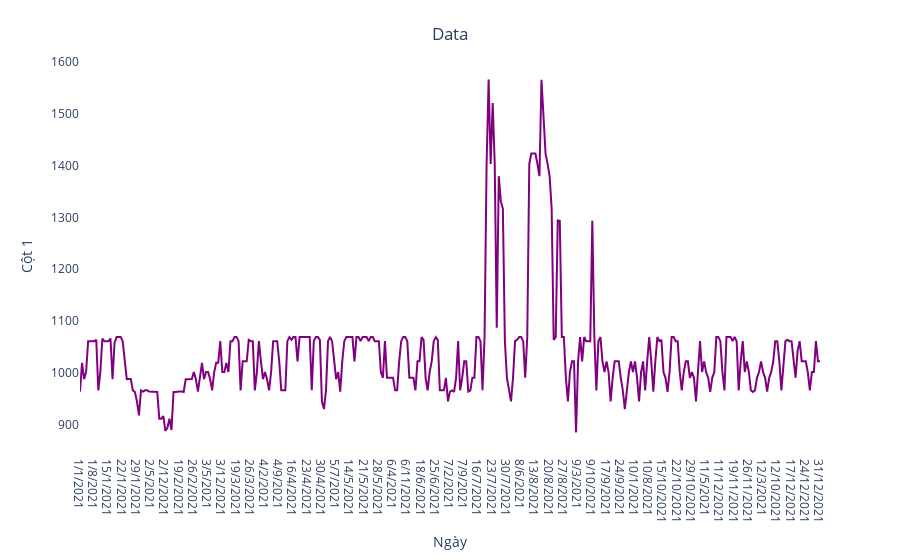

Here is the notebook cell this chart was saved with:
### Code cell
import plotly.express as px
fig = px.line(y=df['4'], x=df['Ngày'])
fig.update_traces(line_color='purple') 
fig.update_layout(xaxis_title="Ngày", 
                  yaxis_title="Cột 1",
                  title={'text': "Data", 'y':0.95, 'x':0.5, 'xanchor':'center', 'yanchor':'top'},
                  plot_bgcolor='rgba(255,255,255,0.8)')

### Figure 1 — Plotly figure (JSON) as saved in the notebook; plotly's stock layout.template omitted (floating-point values rounded to 4 significant figures; data arrays with more than 128 entries replaced by an {"elided": "..."} marker saying what was removed)
{"data": [{"hovertemplate": "x=%{x}<br>y=%{y}<extra></extra>", "legendgroup": "", "line": {"color": "purple", "dash": "solid"}, "marker": {"symbol": "circle"}, "mode": "lines", "name": "", "orientation": "v", "showlegend": false, "type": "scatter", "x": {"elided": "365 str values"}, "xaxis": "x", "y": {"elided": "365 float values"}, "yaxis": "y"}], "layout": {"autosize": true, "legend": {"tracegroupgap": 0}, "margin": {"t": 60}, "plot_bgcolor": "rgba(255,255,255,0.8)", "title": {"text": "Data", "x": 0.5, "xanchor": "center", "y": 0.95, "yanchor": "top"}, "xaxis": {"anchor": "y", "autorange": true, "domain": [0, 1], "range": [0, 364], "title": {"text": "Ngày"}, "type": "category"}, "yaxis": {"anchor": "x", "autorange": true, "domain": [0, 1], "range": [847.9, 1603.0], "title": {"text": "Cột 1"}, "type": "linear"}}}
